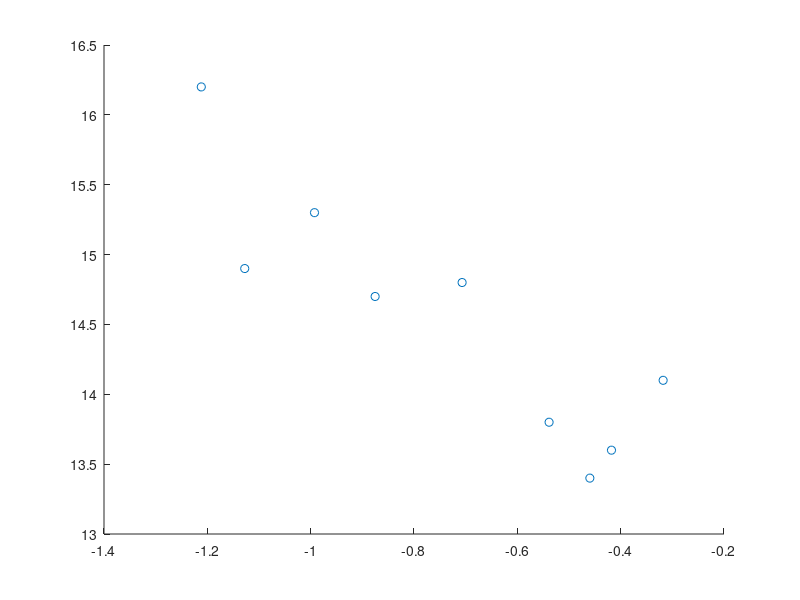

Recreate this plot in MATLAB.

steering_angle = [14.1 13.6 13.4 13.8 14.8 14.7 15.3 14.9 16.2];
lat_accel = [0.26 0.36 0.4 0.47 0.57 0.67 0.56 0.76 0.81];
groundspeed_left = [12.3 14.1 14.8 16.0 18.4 20.5 21.8 23.2 24.1];
groundspeed_right = [10.9 12.5 13.1 14.2 16.2 18.0 19.2 20.5 21.2];
velocity = (groundspeed_left+groundspeed_right)/2*0.44704; % m/s
pseudo_lat_accel = -velocity.^2/8.625/9.81;
scatter(pseudo_lat_accel,steering_angle)
